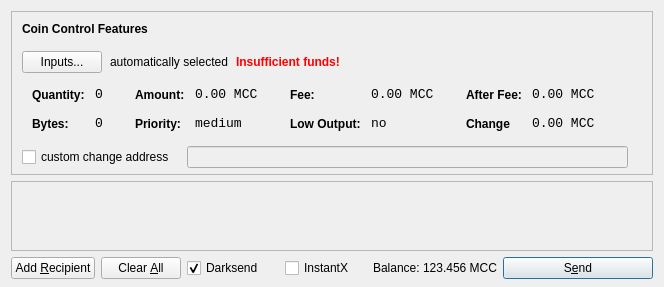
<?xml version="1.0" encoding="UTF-8"?>
<ui version="4.0">
 <class>SendCoinsDialog</class>
 <widget class="QDialog" name="SendCoinsDialog">
  <property name="geometry">
   <rect>
    <x>0</x>
    <y>0</y>
    <width>150</width>
    <height>100</height>
   </rect>
  </property>
  <property name="windowTitle">
   <string>Send Coins</string>
  </property>
  <layout class="QVBoxLayout" name="verticalLayout" stretch="0,1,0">
   <property name="bottomMargin">
    <number>8</number>
   </property>
   <item>
    <widget class="QFrame" name="frameCoinControl">
     <property name="sizePolicy">
      <sizepolicy hsizetype="Expanding" vsizetype="Expanding">
       <horstretch>0</horstretch>
       <verstretch>0</verstretch>
      </sizepolicy>
     </property>
     <property name="maximumSize">
      <size>
       <width>16777215</width>
       <height>16777215</height>
      </size>
     </property>
     <property name="frameShape">
      <enum>QFrame::StyledPanel</enum>
     </property>
     <property name="frameShadow">
      <enum>QFrame::Sunken</enum>
     </property>
     <layout class="QVBoxLayout" name="verticalLayoutCoinControl2">
      <property name="spacing">
       <number>-1</number>
      </property>
      <property name="leftMargin">
       <number>0</number>
      </property>
      <property name="topMargin">
       <number>0</number>
      </property>
      <property name="rightMargin">
       <number>0</number>
      </property>
      <property name="bottomMargin">
       <number>6</number>
      </property>
      <item>
       <layout class="QVBoxLayout" name="verticalLayoutCoinControl" stretch="0,0,0,0,1">
        <property name="spacing">
         <number>0</number>
        </property>
        <property name="leftMargin">
         <number>10</number>
        </property>
        <property name="topMargin">
         <number>10</number>
        </property>
        <item>
         <layout class="QHBoxLayout" name="horizontalLayoutCoinControl1">
          <property name="bottomMargin">
           <number>15</number>
          </property>
          <item>
           <widget class="QLabel" name="labelCoinControlFeatures">
            <property name="sizePolicy">
             <sizepolicy hsizetype="Preferred" vsizetype="Maximum">
              <horstretch>0</horstretch>
              <verstretch>0</verstretch>
             </sizepolicy>
            </property>
            <property name="font">
             <font>
              <weight>75</weight>
              <bold>true</bold>
             </font>
            </property>
            <property name="styleSheet">
             <string notr="true">font-weight:bold;</string>
            </property>
            <property name="text">
             <string>Coin Control Features</string>
            </property>
           </widget>
          </item>
         </layout>
        </item>
        <item>
         <layout class="QHBoxLayout" name="horizontalLayoutCoinControl2" stretch="0,0,0,0">
          <property name="spacing">
           <number>8</number>
          </property>
          <property name="bottomMargin">
           <number>10</number>
          </property>
          <item>
           <widget class="QPushButton" name="pushButtonCoinControl">
            <property name="styleSheet">
             <string notr="true"/>
            </property>
            <property name="text">
             <string>Inputs...</string>
            </property>
           </widget>
          </item>
          <item>
           <widget class="QLabel" name="labelCoinControlAutomaticallySelected">
            <property name="text">
             <string>automatically selected</string>
            </property>
            <property name="margin">
             <number>5</number>
            </property>
           </widget>
          </item>
          <item>
           <widget class="QLabel" name="labelCoinControlInsuffFunds">
            <property name="font">
             <font>
              <weight>75</weight>
              <bold>true</bold>
             </font>
            </property>
            <property name="styleSheet">
             <string notr="true">color:red;font-weight:bold;</string>
            </property>
            <property name="text">
             <string>Insufficient funds!</string>
            </property>
            <property name="margin">
             <number>5</number>
            </property>
           </widget>
          </item>
          <item>
           <spacer name="horizontalSpacerCoinControl">
            <property name="orientation">
             <enum>Qt::Horizontal</enum>
            </property>
            <property name="sizeHint" stdset="0">
             <size>
              <width>40</width>
              <height>1</height>
             </size>
            </property>
           </spacer>
          </item>
         </layout>
        </item>
        <item>
         <widget class="QWidget" name="widgetCoinControl" native="true">
          <property name="sizePolicy">
           <sizepolicy hsizetype="Preferred" vsizetype="Preferred">
            <horstretch>0</horstretch>
            <verstretch>0</verstretch>
           </sizepolicy>
          </property>
          <property name="minimumSize">
           <size>
            <width>0</width>
            <height>0</height>
           </size>
          </property>
          <property name="styleSheet">
           <string notr="true"/>
          </property>
          <layout class="QHBoxLayout" name="horizontalLayoutCoinControl5">
           <property name="margin">
            <number>0</number>
           </property>
           <item>
            <layout class="QHBoxLayout" name="horizontalLayoutCoinControl3" stretch="0,0,0,1">
             <property name="spacing">
              <number>20</number>
             </property>
             <property name="topMargin">
              <number>0</number>
             </property>
             <property name="bottomMargin">
              <number>10</number>
             </property>
             <item>
              <layout class="QFormLayout" name="formLayoutCoinControl1">
               <property name="horizontalSpacing">
                <number>10</number>
               </property>
               <property name="verticalSpacing">
                <number>14</number>
               </property>
               <property name="leftMargin">
                <number>10</number>
               </property>
               <property name="topMargin">
                <number>4</number>
               </property>
               <property name="rightMargin">
                <number>6</number>
               </property>
               <item row="0" column="0">
                <widget class="QLabel" name="labelCoinControlQuantityText">
                 <property name="styleSheet">
                  <string notr="true">font-weight:bold;</string>
                 </property>
                 <property name="text">
                  <string>Quantity:</string>
                 </property>
                 <property name="margin">
                  <number>0</number>
                 </property>
                </widget>
               </item>
               <item row="0" column="1">
                <widget class="QLabel" name="labelCoinControlQuantity">
                 <property name="font">
                  <font>
                   <family>Monospace</family>
                   <pointsize>10</pointsize>
                  </font>
                 </property>
                 <property name="cursor">
                  <cursorShape>IBeamCursor</cursorShape>
                 </property>
                 <property name="contextMenuPolicy">
                  <enum>Qt::ActionsContextMenu</enum>
                 </property>
                 <property name="text">
                  <string>0</string>
                 </property>
                 <property name="margin">
                  <number>0</number>
                 </property>
                 <property name="textInteractionFlags">
                  <set>Qt::LinksAccessibleByMouse|Qt::TextSelectableByKeyboard|Qt::TextSelectableByMouse</set>
                 </property>
                </widget>
               </item>
               <item row="1" column="0">
                <widget class="QLabel" name="labelCoinControlBytesText">
                 <property name="styleSheet">
                  <string notr="true">font-weight:bold;</string>
                 </property>
                 <property name="text">
                  <string>Bytes:</string>
                 </property>
                </widget>
               </item>
               <item row="1" column="1">
                <widget class="QLabel" name="labelCoinControlBytes">
                 <property name="font">
                  <font>
                   <family>Monospace</family>
                   <pointsize>10</pointsize>
                  </font>
                 </property>
                 <property name="cursor">
                  <cursorShape>IBeamCursor</cursorShape>
                 </property>
                 <property name="contextMenuPolicy">
                  <enum>Qt::ActionsContextMenu</enum>
                 </property>
                 <property name="text">
                  <string>0</string>
                 </property>
                 <property name="textInteractionFlags">
                  <set>Qt::LinksAccessibleByMouse|Qt::TextSelectableByKeyboard|Qt::TextSelectableByMouse</set>
                 </property>
                </widget>
               </item>
              </layout>
             </item>
             <item>
              <layout class="QFormLayout" name="formLayoutCoinControl2">
               <property name="horizontalSpacing">
                <number>10</number>
               </property>
               <property name="verticalSpacing">
                <number>14</number>
               </property>
               <property name="leftMargin">
                <number>6</number>
               </property>
               <property name="topMargin">
                <number>4</number>
               </property>
               <property name="rightMargin">
                <number>6</number>
               </property>
               <item row="0" column="0">
                <widget class="QLabel" name="labelCoinControlAmountText">
                 <property name="styleSheet">
                  <string notr="true">font-weight:bold;</string>
                 </property>
                 <property name="text">
                  <string>Amount:</string>
                 </property>
                 <property name="margin">
                  <number>0</number>
                 </property>
                </widget>
               </item>
               <item row="0" column="1">
                <widget class="QLabel" name="labelCoinControlAmount">
                 <property name="font">
                  <font>
                   <family>Monospace</family>
                   <pointsize>10</pointsize>
                  </font>
                 </property>
                 <property name="cursor">
                  <cursorShape>IBeamCursor</cursorShape>
                 </property>
                 <property name="contextMenuPolicy">
                  <enum>Qt::ActionsContextMenu</enum>
                 </property>
                 <property name="text">
                  <string>0.00 MCC</string>
                 </property>
                 <property name="textInteractionFlags">
                  <set>Qt::LinksAccessibleByMouse|Qt::TextSelectableByKeyboard|Qt::TextSelectableByMouse</set>
                 </property>
                </widget>
               </item>
               <item row="1" column="0">
                <widget class="QLabel" name="labelCoinControlPriorityText">
                 <property name="styleSheet">
                  <string notr="true">font-weight:bold;</string>
                 </property>
                 <property name="text">
                  <string>Priority:</string>
                 </property>
                </widget>
               </item>
               <item row="1" column="1">
                <widget class="QLabel" name="labelCoinControlPriority">
                 <property name="font">
                  <font>
                   <family>Monospace</family>
                   <pointsize>10</pointsize>
                  </font>
                 </property>
                 <property name="cursor">
                  <cursorShape>IBeamCursor</cursorShape>
                 </property>
                 <property name="contextMenuPolicy">
                  <enum>Qt::ActionsContextMenu</enum>
                 </property>
                 <property name="text">
                  <string>medium</string>
                 </property>
                 <property name="textInteractionFlags">
                  <set>Qt::LinksAccessibleByMouse|Qt::TextSelectableByKeyboard|Qt::TextSelectableByMouse</set>
                 </property>
                </widget>
               </item>
              </layout>
             </item>
             <item>
              <layout class="QFormLayout" name="formLayoutCoinControl3">
               <property name="horizontalSpacing">
                <number>10</number>
               </property>
               <property name="verticalSpacing">
                <number>14</number>
               </property>
               <property name="leftMargin">
                <number>6</number>
               </property>
               <property name="topMargin">
                <number>4</number>
               </property>
               <property name="rightMargin">
                <number>6</number>
               </property>
               <item row="0" column="0">
                <widget class="QLabel" name="labelCoinControlFeeText">
                 <property name="styleSheet">
                  <string notr="true">font-weight:bold;</string>
                 </property>
                 <property name="text">
                  <string>Fee:</string>
                 </property>
                 <property name="margin">
                  <number>0</number>
                 </property>
                </widget>
               </item>
               <item row="0" column="1">
                <widget class="QLabel" name="labelCoinControlFee">
                 <property name="font">
                  <font>
                   <family>Monospace</family>
                   <pointsize>10</pointsize>
                  </font>
                 </property>
                 <property name="cursor">
                  <cursorShape>IBeamCursor</cursorShape>
                 </property>
                 <property name="contextMenuPolicy">
                  <enum>Qt::ActionsContextMenu</enum>
                 </property>
                 <property name="text">
                  <string>0.00 MCC</string>
                 </property>
                 <property name="textInteractionFlags">
                  <set>Qt::LinksAccessibleByMouse|Qt::TextSelectableByKeyboard|Qt::TextSelectableByMouse</set>
                 </property>
                </widget>
               </item>
               <item row="1" column="0">
                <widget class="QLabel" name="labelCoinControlLowOutputText">
                 <property name="styleSheet">
                  <string notr="true">font-weight:bold;</string>
                 </property>
                 <property name="text">
                  <string>Low Output:</string>
                 </property>
                </widget>
               </item>
               <item row="1" column="1">
                <widget class="QLabel" name="labelCoinControlLowOutput">
                 <property name="font">
                  <font>
                   <family>Monospace</family>
                   <pointsize>10</pointsize>
                  </font>
                 </property>
                 <property name="cursor">
                  <cursorShape>IBeamCursor</cursorShape>
                 </property>
                 <property name="contextMenuPolicy">
                  <enum>Qt::ActionsContextMenu</enum>
                 </property>
                 <property name="text">
                  <string>no</string>
                 </property>
                 <property name="textInteractionFlags">
                  <set>Qt::LinksAccessibleByMouse|Qt::TextSelectableByKeyboard|Qt::TextSelectableByMouse</set>
                 </property>
                </widget>
               </item>
              </layout>
             </item>
             <item>
              <layout class="QFormLayout" name="formLayoutCoinControl4">
               <property name="horizontalSpacing">
                <number>10</number>
               </property>
               <property name="verticalSpacing">
                <number>14</number>
               </property>
               <property name="leftMargin">
                <number>6</number>
               </property>
               <property name="topMargin">
                <number>4</number>
               </property>
               <property name="rightMargin">
                <number>6</number>
               </property>
               <item row="0" column="0">
                <widget class="QLabel" name="labelCoinControlAfterFeeText">
                 <property name="styleSheet">
                  <string notr="true">font-weight:bold;</string>
                 </property>
                 <property name="text">
                  <string>After Fee:</string>
                 </property>
                 <property name="margin">
                  <number>0</number>
                 </property>
                </widget>
               </item>
               <item row="0" column="1">
                <widget class="QLabel" name="labelCoinControlAfterFee">
                 <property name="font">
                  <font>
                   <family>Monospace</family>
                   <pointsize>10</pointsize>
                  </font>
                 </property>
                 <property name="cursor">
                  <cursorShape>IBeamCursor</cursorShape>
                 </property>
                 <property name="contextMenuPolicy">
                  <enum>Qt::ActionsContextMenu</enum>
                 </property>
                 <property name="text">
                  <string>0.00 MCC</string>
                 </property>
                 <property name="textInteractionFlags">
                  <set>Qt::LinksAccessibleByMouse|Qt::TextSelectableByKeyboard|Qt::TextSelectableByMouse</set>
                 </property>
                </widget>
               </item>
               <item row="1" column="0">
                <widget class="QLabel" name="labelCoinControlChangeText">
                 <property name="styleSheet">
                  <string notr="true">font-weight:bold;</string>
                 </property>
                 <property name="text">
                  <string>Change</string>
                 </property>
                </widget>
               </item>
               <item row="1" column="1">
                <widget class="QLabel" name="labelCoinControlChange">
                 <property name="font">
                  <font>
                   <family>Monospace</family>
                   <pointsize>10</pointsize>
                  </font>
                 </property>
                 <property name="cursor">
                  <cursorShape>IBeamCursor</cursorShape>
                 </property>
                 <property name="contextMenuPolicy">
                  <enum>Qt::ActionsContextMenu</enum>
                 </property>
                 <property name="text">
                  <string>0.00 MCC</string>
                 </property>
                 <property name="textInteractionFlags">
                  <set>Qt::LinksAccessibleByMouse|Qt::TextSelectableByKeyboard|Qt::TextSelectableByMouse</set>
                 </property>
                </widget>
               </item>
              </layout>
             </item>
            </layout>
           </item>
          </layout>
         </widget>
        </item>
        <item>
         <layout class="QHBoxLayout" name="horizontalLayoutCoinControl4" stretch="0,0,0">
          <property name="spacing">
           <number>12</number>
          </property>
          <property name="sizeConstraint">
           <enum>QLayout::SetDefaultConstraint</enum>
          </property>
          <property name="topMargin">
           <number>5</number>
          </property>
          <property name="rightMargin">
           <number>5</number>
          </property>
          <item>
           <widget class="QCheckBox" name="checkBoxCoinControlChange">
            <property name="text">
             <string>custom change address</string>
            </property>
           </widget>
          </item>
          <item>
           <widget class="QLineEdit" name="lineEditCoinControlChange">
            <property name="enabled">
             <bool>false</bool>
            </property>
            <property name="sizePolicy">
             <sizepolicy hsizetype="Expanding" vsizetype="Fixed">
              <horstretch>0</horstretch>
              <verstretch>0</verstretch>
             </sizepolicy>
            </property>
           </widget>
          </item>
          <item>
           <widget class="QLabel" name="labelCoinControlChangeLabel">
            <property name="sizePolicy">
             <sizepolicy hsizetype="Preferred" vsizetype="Expanding">
              <horstretch>0</horstretch>
              <verstretch>0</verstretch>
             </sizepolicy>
            </property>
            <property name="minimumSize">
             <size>
              <width>0</width>
              <height>0</height>
             </size>
            </property>
            <property name="text">
             <string/>
            </property>
            <property name="margin">
             <number>3</number>
            </property>
           </widget>
          </item>
         </layout>
        </item>
        <item>
         <spacer name="verticalSpacerCoinControl">
          <property name="orientation">
           <enum>Qt::Vertical</enum>
          </property>
          <property name="sizeHint" stdset="0">
           <size>
            <width>100</width>
            <height>1</height>
           </size>
          </property>
         </spacer>
        </item>
       </layout>
      </item>
     </layout>
    </widget>
   </item>
   <item>
    <widget class="QScrollArea" name="scrollArea">
     <property name="widgetResizable">
      <bool>true</bool>
     </property>
     <widget class="QWidget" name="scrollAreaWidgetContents">
      <property name="geometry">
       <rect>
        <x>0</x>
        <y>0</y>
        <width>130</width>
        <height>165</height>
       </rect>
      </property>
      <layout class="QVBoxLayout" name="verticalLayout_2">
       <property name="margin">
        <number>0</number>
       </property>
       <item>
        <layout class="QVBoxLayout" name="entries">
         <property name="spacing">
          <number>6</number>
         </property>
        </layout>
       </item>
       <item>
        <spacer name="verticalSpacer">
         <property name="orientation">
          <enum>Qt::Vertical</enum>
         </property>
         <property name="sizeHint" stdset="0">
          <size>
           <width>20</width>
           <height>40</height>
          </size>
         </property>
        </spacer>
       </item>
      </layout>
     </widget>
    </widget>
   </item>
   <item>
    <layout class="QHBoxLayout" name="horizontalLayout">
     <item>
      <widget class="QPushButton" name="addButton">
       <property name="toolTip">
        <string>Send to multiple recipients at once</string>
       </property>
       <property name="text">
        <string>Add &amp;Recipient</string>
       </property>
       <property name="autoDefault">
        <bool>false</bool>
       </property>
      </widget>
     </item>
     <item>
      <widget class="QPushButton" name="clearButton">
       <property name="sizePolicy">
        <sizepolicy hsizetype="Minimum" vsizetype="Fixed">
         <horstretch>0</horstretch>
         <verstretch>0</verstretch>
        </sizepolicy>
       </property>
       <property name="toolTip">
        <string>Remove all transaction fields</string>
       </property>
       <property name="text">
        <string>Clear &amp;All</string>
       </property>
       <property name="autoRepeatDelay">
        <number>300</number>
       </property>
       <property name="autoDefault">
        <bool>false</bool>
       </property>
      </widget>
     </item>
     <item>
      <layout class="QHBoxLayout" name="horizontalLayout_2">
       <property name="spacing">
        <number>3</number>
       </property>
        <item>
        <widget class="QCheckBox" name="checkUseDarksend">
         <property name="minimumSize">
          <size>
           <width>95</width>
           <height>0</height>
          </size>
         </property>
         <property name="text">
          <string>Darksend</string>
         </property>
         <property name="checked">
          <bool>true</bool>
         </property>
        </widget>
       </item>
       <item>
        <widget class="QCheckBox" name="checkInstantX">
         <property name="enabled">
          <bool>true</bool>
         </property>
         <property name="minimumSize">
          <size>
           <width>85</width>
           <height>0</height>
          </size>
         </property>
         <property name="text">
          <string>InstantX</string>
         </property>
        </widget>
       </item>
       <item>
        <widget class="QLabel" name="label">
         <property name="sizePolicy">
          <sizepolicy hsizetype="Preferred" vsizetype="Fixed">
           <horstretch>0</horstretch>
           <verstretch>0</verstretch>
          </sizepolicy>
         </property>
         <property name="text">
          <string>Balance:</string>
         </property>
        </widget>
       </item>
       <item>
        <widget class="QLabel" name="labelBalance">
         <property name="sizePolicy">
          <sizepolicy hsizetype="Preferred" vsizetype="Fixed">
           <horstretch>0</horstretch>
           <verstretch>0</verstretch>
          </sizepolicy>
         </property>
         <property name="cursor">
          <cursorShape>IBeamCursor</cursorShape>
         </property>
         <property name="text">
          <string>123.456 MCC</string>
         </property>
         <property name="textInteractionFlags">
          <set>Qt::LinksAccessibleByMouse|Qt::TextSelectableByKeyboard|Qt::TextSelectableByMouse</set>
         </property>
        </widget>
       </item>
      </layout>
     </item>
     <item>
      <spacer name="horizontalSpacer">
       <property name="orientation">
        <enum>Qt::Horizontal</enum>
       </property>
       <property name="sizeHint" stdset="0">
        <size>
         <width>40</width>
         <height>20</height>
        </size>
       </property>
      </spacer>
     </item>
     <item>
      <widget class="QPushButton" name="sendButton">
       <property name="minimumSize">
        <size>
         <width>150</width>
         <height>0</height>
        </size>
       </property>
       <property name="toolTip">
        <string>Confirm the send action</string>
       </property>
       <property name="text">
        <string>S&amp;end</string>
       </property>
       <property name="icon">
        <iconset resource="../bitcoin.qrc">
         <normaloff>:/icons/send</normaloff>:/icons/send</iconset>
       </property>
       <property name="default">
        <bool>true</bool>
       </property>
      </widget>
     </item>
    </layout>
   </item>
  </layout>
 </widget>
 <resources>
  <include location="../bitcoin.qrc"/>
 </resources>
 <connections/>
</ui>
